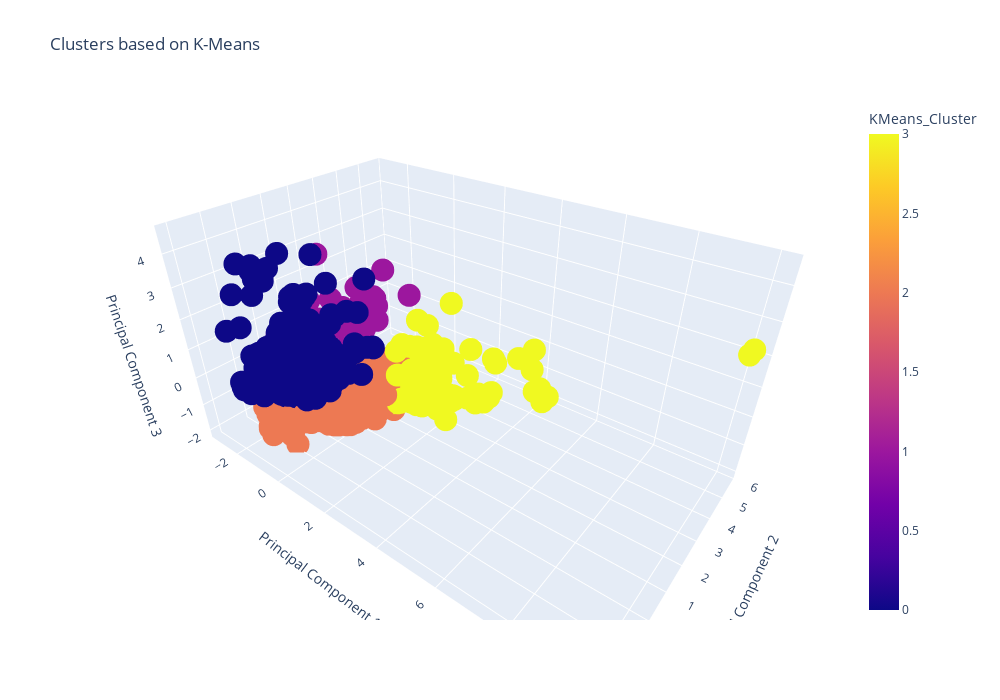

The cell this chart's notebook holds for it:
### Markdown cell above
## K-Means Clustering

### Code cell
# K-Means Clustering
kmeans = KMeans(n_clusters=4, random_state=42)
df_pca['KMeans_Cluster'] = kmeans.fit_predict(df_pca)

# Plotting K-Means Clustering
df_plot = df_pca.iloc[:2000, :]
fig = px.scatter_3d(df_plot, x='PC1', y='PC2', z='PC3',color = 'KMeans_Cluster', title='Clusters based on K-Means')
fig.update_layout(scene=dict(
                    xaxis_title='Principal Component 1',
                    yaxis_title='Principal Component 2',
                    zaxis_title='Principal Component 3'
                ),
                width=1000, height=700)
fig.show()

### Figure 1 — Plotly figure (JSON) as saved in the notebook; plotly's stock layout.template omitted (floating-point values rounded to 4 significant figures; data arrays with more than 128 entries replaced by an {"elided": "..."} marker saying what was removed)
{"data": [{"hovertemplate": "PC1=%{x}<br>PC2=%{y}<br>PC3=%{z}<br>KMeans_Cluster=%{marker.color}<extra></extra>", "legendgroup": "", "marker": {"color": {"elided": "2000 int values"}, "coloraxis": "coloraxis", "symbol": "circle"}, "mode": "markers", "name": "", "scene": "scene", "showlegend": false, "type": "scatter3d", "x": {"elided": "2000 float values"}, "y": {"elided": "2000 float values"}, "z": {"elided": "2000 float values"}}], "layout": {"coloraxis": {"colorbar": {"title": {"text": "KMeans_Cluster"}}, "colorscale": [[0, "#0d0887"], [0.1111, "#46039f"], [0.2222, "#7201a8"], [0.3333, "#9c179e"], [0.4444, "#bd3786"], [0.5556, "#d8576b"], [0.6667, "#ed7953"], [0.7778, "#fb9f3a"], [0.8889, "#fdca26"], [1, "#f0f921"]]}, "height": 700, "legend": {"tracegroupgap": 0}, "scene": {"aspectmode": "auto", "aspectratio": {"x": 1.479, "y": 0.8916, "z": 0.7581}, "camera": {"center": {"x": 0, "y": 0, "z": 0}, "eye": {"x": 0.965, "y": -1.241, "z": 1.006}, "projection": {"type": "perspective"}, "up": {"x": 0, "y": 0, "z": 1}}, "domain": {"x": [0, 1], "y": [0, 1]}, "xaxis": {"title": {"text": "Principal Component 1"}, "type": "linear"}, "yaxis": {"title": {"text": "Principal Component 2"}, "type": "linear"}, "zaxis": {"title": {"text": "Principal Component 3"}, "type": "linear"}}, "title": {"text": "Clusters based on K-Means"}, "width": 1000}}
